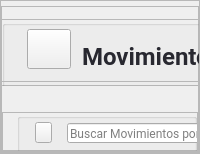
            <widget class="QWidget" name="page_movimientos">
             <layout class="QVBoxLayout" name="verticalLayout_12">
              <property name="spacing">
               <number>0</number>
              </property>
              <property name="leftMargin">
               <number>0</number>
              </property>
              <property name="topMargin">
               <number>0</number>
              </property>
              <property name="rightMargin">
               <number>0</number>
              </property>
              <property name="bottomMargin">
               <number>0</number>
              </property>
              <item>
               <widget class="QFrame" name="container_mov_2">
                <property name="frameShape">
                 <enum>QFrame::StyledPanel</enum>
                </property>
                <property name="frameShadow">
                 <enum>QFrame::Raised</enum>
                </property>
                <layout class="QVBoxLayout" name="verticalLayout_27" stretch="0,0,0">
                 <property name="spacing">
                  <number>0</number>
                 </property>
                 <property name="leftMargin">
                  <number>0</number>
                 </property>
                 <property name="topMargin">
                  <number>0</number>
                 </property>
                 <property name="rightMargin">
                  <number>0</number>
                 </property>
                 <property name="bottomMargin">
                  <number>0</number>
                 </property>
                 <item>
                  <widget class="QFrame" name="top_frame_mov_2">
                   <property name="minimumSize">
                    <size>
                     <width>1</width>
                     <height>80</height>
                    </size>
                   </property>
                   <property name="maximumSize">
                    <size>
                     <width>555</width>
                     <height>70</height>
                    </size>
                   </property>
                   <property name="frameShape">
                    <enum>QFrame::StyledPanel</enum>
                   </property>
                   <property name="frameShadow">
                    <enum>QFrame::Raised</enum>
                   </property>
                   <widget class="QFrame" name="frame_12">
                    <property name="geometry">
                     <rect>
                      <x>0</x>
                      <y>13</y>
                      <width>681</width>
                      <height>70</height>
                     </rect>
                    </property>
                    <property name="minimumSize">
                     <size>
                      <width>354</width>
                      <height>70</height>
                     </size>
                    </property>
                    <property name="maximumSize">
                     <size>
                      <width>16777215</width>
                      <height>50</height>
                     </size>
                    </property>
                    <property name="frameShape">
                     <enum>QFrame::StyledPanel</enum>
                    </property>
                    <property name="frameShadow">
                     <enum>QFrame::Raised</enum>
                    </property>
                    <layout class="QVBoxLayout" name="verticalLayout_29">
                     <property name="spacing">
                      <number>0</number>
                     </property>
                     <property name="leftMargin">
                      <number>0</number>
                     </property>
                     <property name="topMargin">
                      <number>0</number>
                     </property>
                     <property name="rightMargin">
                      <number>0</number>
                     </property>
                     <property name="bottomMargin">
                      <number>0</number>
                     </property>
                     <item>
                      <widget class="QGroupBox" name="groupBox_8">
                       <property name="minimumSize">
                        <size>
                         <width>384</width>
                         <height>0</height>
                        </size>
                       </property>
                       <property name="title">
                        <string/>
                       </property>
                       <widget class="QLabel" name="label_27">
                        <property name="geometry">
                         <rect>
                          <x>80</x>
                          <y>10</y>
                          <width>152</width>
                          <height>52</height>
                         </rect>
                        </property>
                        <property name="minimumSize">
                         <size>
                          <width>152</width>
                          <height>0</height>
                         </size>
                        </property>
                        <property name="maximumSize">
                         <size>
                          <width>120</width>
                          <height>16777215</height>
                         </size>
                        </property>
                        <property name="font">
                         <font>
                          <family>Roboto</family>
                          <pointsize>18</pointsize>
                          <weight>75</weight>
                          <bold>true</bold>
                         </font>
                        </property>
                        <property name="styleSheet">
                         <string notr="true">color: #282830 ;
</string>
                        </property>
                        <property name="text">
                         <string>Movimientos</string>
                        </property>
                        <property name="alignment">
                         <set>Qt::AlignLeading|Qt::AlignLeft|Qt::AlignVCenter</set>
                        </property>
                       </widget>
                       <widget class="QPushButton" name="pushButton_18">
                        <property name="geometry">
                         <rect>
                          <x>20</x>
                          <y>9</y>
                          <width>49</width>
                          <height>40</height>
                         </rect>
                        </property>
                        <property name="maximumSize">
                         <size>
                          <width>60</width>
                          <height>60</height>
                         </size>
                        </property>
                        <property name="styleSheet">
                         <string notr="true">margin-left:5px</string>
                        </property>
                        <property name="text">
                         <string/>
                        </property>
                        <property name="icon">
                         <iconset resource="../img/img_oficiales.qrc">
                          <normaloff>:/img/trading.png</normaloff>:/img/trading.png</iconset>
                        </property>
                        <property name="iconSize">
                         <size>
                          <width>40</width>
                          <height>40</height>
                         </size>
                        </property>
                       </widget>
                       <widget class="QPushButton" name="new_ingreso_btn">
                        <property name="geometry">
                         <rect>
                          <x>250</x>
                          <y>22</y>
                          <width>81</width>
                          <height>26</height>
                         </rect>
                        </property>
                        <property name="minimumSize">
                         <size>
                          <width>0</width>
                          <height>26</height>
                         </size>
                        </property>
                        <property name="font">
                         <font>
                          <family>Roboto</family>
                          <pointsize>9</pointsize>
                          <weight>75</weight>
                          <bold>true</bold>
                         </font>
                        </property>
                        <property name="cursor">
                         <cursorShape>PointingHandCursor</cursorShape>
                        </property>
                        <property name="styleSheet">
                         <string notr="true">QPushButton{
background-color: rgb(71, 71, 103);
color:#fff;
padding-right:15px;
border-radius: 5px;
text-align:right;
}

QPushButton:hover{
background-color: rgba(71, 71, 103,180);

}</string>
                        </property>
                        <property name="text">
                         <string>Ingreso</string>
                        </property>
                        <property name="icon">
                         <iconset resource="../img/img_oficiales.qrc">
                          <normaloff>:/img/plus.png</normaloff>:/img/plus.png</iconset>
                        </property>
                        <property name="iconSize">
                         <size>
                          <width>13</width>
                          <height>13</height>
                         </size>
                        </property>
                       </widget>
                       <widget class="QPushButton" name="new_egreso_btn">
                        <property name="geometry">
                         <rect>
                          <x>351</x>
                          <y>23</y>
                          <width>81</width>
                          <height>26</height>
                         </rect>
                        </property>
                        <property name="minimumSize">
                         <size>
                          <width>0</width>
                          <height>26</height>
                         </size>
                        </property>
                        <property name="font">
                         <font>
                          <family>Roboto</family>
                          <pointsize>9</pointsize>
                          <weight>75</weight>
                          <bold>true</bold>
                         </font>
                        </property>
                        <property name="cursor">
                         <cursorShape>PointingHandCursor</cursorShape>
                        </property>
                        <property name="styleSheet">
                         <string notr="true">QPushButton{
background-color: rgb(71, 71, 103);
color:#fff;
padding-right:15px;
border-radius: 5px;
text-align:right;
}

QPushButton:hover{
background-color: rgba(71, 71, 103,180);

}</string>
                        </property>
                        <property name="text">
                         <string>Egreso</string>
                        </property>
                        <property name="icon">
                         <iconset resource="../img/img_oficiales.qrc">
                          <normaloff>:/img/plus.png</normaloff>:/img/plus.png</iconset>
                        </property>
                        <property name="iconSize">
                         <size>
                          <width>13</width>
                          <height>13</height>
                         </size>
                        </property>
                       </widget>
                      </widget>
                     </item>
                    </layout>
                   </widget>
                  </widget>
                 </item>
                 <item>
                  <widget class="QFrame" name="mid_mov_2">
                   <property name="maximumSize">
                    <size>
                     <width>16777215</width>
                     <height>70</height>
                    </size>
                   </property>
                   <property name="frameShape">
                    <enum>QFrame::StyledPanel</enum>
                   </property>
                   <property name="frameShadow">
                    <enum>QFrame::Raised</enum>
                   </property>
                   <layout class="QVBoxLayout" name="verticalLayout_30">
                    <property name="spacing">
                     <number>0</number>
                    </property>
                    <property name="leftMargin">
                     <number>0</number>
                    </property>
                    <property name="topMargin">
                     <number>30</number>
                    </property>
                    <property name="rightMargin">
                     <number>0</number>
                    </property>
                    <property name="bottomMargin">
                     <number>0</number>
                    </property>
                    <item alignment="Qt::AlignBottom">
                     <widget class="QFrame" name="frame_21">
                      <property name="minimumSize">
                       <size>
                        <width>0</width>
                        <height>50</height>
                       </size>
                      </property>
                      <property name="maximumSize">
                       <size>
                        <width>16777215</width>
                        <height>50</height>
                       </size>
                      </property>
                      <property name="frameShape">
                       <enum>QFrame::StyledPanel</enum>
                      </property>
                      <property name="frameShadow">
                       <enum>QFrame::Raised</enum>
                      </property>
                      <layout class="QVBoxLayout" name="verticalLayout_31">
                       <property name="spacing">
                        <number>0</number>
                       </property>
                       <property name="leftMargin">
                        <number>0</number>
                       </property>
                       <property name="topMargin">
                        <number>0</number>
                       </property>
                       <property name="rightMargin">
                        <number>0</number>
                       </property>
                       <property name="bottomMargin">
                        <number>0</number>
                       </property>
                       <item>
                        <widget class="QGroupBox" name="groupBox_9">
                         <property name="minimumSize">
                          <size>
                           <width>0</width>
                           <height>50</height>
                          </size>
                         </property>
                         <property name="styleSheet">
                          <string notr="true">margin-left: 14px</string>
                         </property>
                         <property name="title">
                          <string/>
                         </property>
                         <widget class="QPushButton" name="pushButton_21">
                          <property name="geometry">
                           <rect>
                            <x>18</x>
                            <y>9</y>
                            <width>31</width>
                            <height>21</height>
                           </rect>
                          </property>
                          <property name="minimumSize">
                           <size>
                            <width>0</width>
                            <height>21</height>
                           </size>
                          </property>
                          <property name="cursor">
                           <cursorShape>PointingHandCursor</cursorShape>
                          </property>
                          <property name="text">
                           <string/>
                          </property>
                          <property name="icon">
                           <iconset resource="../img/img_oficiales.qrc">
                            <normaloff>:/img/LupaB.png</normaloff>:/img/LupaB.png</iconset>
                          </property>
                          <property name="iconSize">
                           <size>
                            <width>52</width>
                            <height>82</height>
                           </size>
                          </property>
                         </widget>
                         <widget class="QLineEdit" name="lineEdit_5">
                          <property name="geometry">
                           <rect>
                            <x>50</x>
                            <y>10</y>
                            <width>311</width>
                            <height>20</height>
                           </rect>
                          </property>
                          <property name="minimumSize">
                           <size>
                            <width>0</width>
                            <height>20</height>
                           </size>
                          </property>
                          <property name="styleSheet">
                           <string notr="true">font-family: Roboto;
</string>
                          </property>
                          <property name="text">
                           <string/>
                          </property>
                          <property name="placeholderText">
                           <string>Buscar Movimientos por código, descripción,tipo o fecha</string>
                          </property>
                         </widget>
                        </widget>
                       </item>
                      </layout>
                     </widget>
                    </item>
                   </layout>
                  </widget>
                 </item>
                 <item>
                  <widget class="QFrame" name="bottom_mov_2">
                   <property name="frameShape">
                    <enum>QFrame::StyledPanel</enum>
                   </property>
                   <property name="frameShadow">
                    <enum>QFrame::Raised</enum>
                   </property>
                   <layout class="QVBoxLayout" name="verticalLayout_32">
                    <property name="spacing">
                     <number>0</number>
                    </property>
                    <property name="leftMargin">
                     <number>0</number>
                    </property>
                    <property name="topMargin">
                     <number>0</number>
                    </property>
                    <property name="rightMargin">
                     <number>0</number>
                    </property>
                    <property name="bottomMargin">
                     <number>0</number>
                    </property>
                    <item>
                     <widget class="QFrame" name="frame_22">
                      <property name="frameShape">
                       <enum>QFrame::StyledPanel</enum>
                      </property>
                      <property name="frameShadow">
                       <enum>QFrame::Raised</enum>
                      </property>
                      <widget class="QTableWidget" name="tableWidget_movimientos_2">
                       <property name="geometry">
                        <rect>
                         <x>40</x>
                         <y>50</y>
                         <width>921</width>
                         <height>371</height>
                        </rect>
                       </property>
                       <property name="cursor" stdset="0">
                        <cursorShape>PointingHandCursor</cursorShape>
                       </property>
                       <property name="styleSheet">
                        <string notr="true">QTableWidget{
font-size: 11pt;
margin-top:15px;
color: #000;
font-family: Roboto;
text-align:center;
}
QHeaderView::section {
    background-color: #394353;
	border-radius: 11px;
	color:#fff;
    font-size: 9pt;
	font-family:Roboto;
    border-left: 1px solid #394353;

}

QHeaderView::section:horizontal
{
    border-top: 1px solid #394353;

}

QHeaderView::section:vertical
{

    border-left: 1px solid #394353;
}</string>
                       </property>
                       <property name="editTriggers">
                        <set>QAbstractItemView::NoEditTriggers</set>
                       </property>
                       <property name="showGrid">
                        <bool>false</bool>
                       </property>
                       <attribute name="horizontalHeaderVisible">
                        <bool>false</bool>
                       </attribute>
                       <attribute name="horizontalHeaderCascadingSectionResizes">
                        <bool>true</bool>
                       </attribute>
                       <attribute name="horizontalHeaderDefaultSectionSize">
                        <number>135</number>
                       </attribute>
                       <attribute name="horizontalHeaderShowSortIndicator" stdset="0">
                        <bool>true</bool>
                       </attribute>
                       <attribute name="horizontalHeaderStretchLastSection">
                        <bool>true</bool>
                       </attribute>
                       <attribute name="verticalHeaderVisible">
                        <bool>false</bool>
                       </attribute>
                       <attribute name="verticalHeaderDefaultSectionSize">
                        <number>41</number>
                       </attribute>
                       <column>
                        <property name="text">
                         <string>New Column</string>
                        </property>
                       </column>
                       <column>
                        <property name="text">
                         <string>New Column</string>
                        </property>
                       </column>
                       <column>
                        <property name="text">
                         <string>New Column</string>
                        </property>
                       </column>
                       <column>
                        <property name="text">
                         <string>New Column</string>
                        </property>
                       </column>
                       <column>
                        <property name="text">
                         <string>New Column</string>
                        </property>
                       </column>
                       <column>
                        <property name="text">
                         <string>New Column</string>
                        </property>
                       </column>
                      </widget>
                      <widget class="QFrame" name="frame_23">
                       <property name="geometry">
                        <rect>
                         <x>29</x>
                         <y>9</y>
                         <width>831</width>
                         <height>41</height>
                        </rect>
                       </property>
                       <property name="minimumSize">
                        <size>
                         <width>56</width>
                         <height>41</height>
                        </size>
                       </property>
                       <property name="styleSheet">
                        <string notr="true">background-color: #f2f2f5;
border-radius:15px;</string>
                       </property>
                       <property name="frameShape">
                        <enum>QFrame::StyledPanel</enum>
                       </property>
                       <property name="frameShadow">
                        <enum>QFrame::Raised</enum>
                       </property>
                       <widget class="QLabel" name="label_28">
                        <property name="geometry">
                         <rect>
                          <x>20</x>
                          <y>10</y>
                          <width>47</width>
                          <height>18</height>
                         </rect>
                        </property>
                        <property name="font">
                         <font>
                          <family>Roboto</family>
                          <pointsize>11</pointsize>
                          <weight>75</weight>
                          <bold>true</bold>
                         </font>
                        </property>
                        <property name="styleSheet">
                         <string notr="true">background: none;
color: #282830 ;
</string>
                        </property>
                        <property name="text">
                         <string>Código</string>
                        </property>
                       </widget>
                       <widget class="QLabel" name="label_29">
                        <property name="geometry">
                         <rect>
                          <x>130</x>
                          <y>10</y>
                          <width>79</width>
                          <height>18</height>
                         </rect>
                        </property>
                        <property name="font">
                         <font>
                          <family>Roboto</family>
                          <pointsize>11</pointsize>
                          <weight>75</weight>
                          <bold>true</bold>
                         </font>
                        </property>
                        <property name="styleSheet">
                         <string notr="true">background: none;
color: #282830 ;

</string>
                        </property>
                        <property name="text">
                         <string>Descripción</string>
                        </property>
                       </widget>
                       <widget class="QLabel" name="label_30">
                        <property name="geometry">
                         <rect>
                          <x>410</x>
                          <y>10</y>
                          <width>132</width>
                          <height>18</height>
                         </rect>
                        </property>
                        <property name="font">
                         <font>
                          <family>Roboto</family>
                          <pointsize>11</pointsize>
                          <weight>75</weight>
                          <bold>true</bold>
                         </font>
                        </property>
                        <property name="styleSheet">
                         <string notr="true">background: none;
color: #282830 ;
</string>
                        </property>
                        <property name="text">
                         <string>Tipo de Movimiento</string>
                        </property>
                       </widget>
                       <widget class="QLabel" name="label_32">
                        <property name="geometry">
                         <rect>
                          <x>690</x>
                          <y>10</y>
                          <width>71</width>
                          <height>18</height>
                         </rect>
                        </property>
                        <property name="font">
                         <font>
                          <family>Roboto</family>
                          <pointsize>11</pointsize>
                          <weight>75</weight>
                          <bold>true</bold>
                         </font>
                        </property>
                        <property name="styleSheet">
                         <string notr="true">background: none;
color: #282830 ;
text-align:left;
</string>
                        </property>
                        <property name="text">
                         <string> Motivo</string>
                        </property>
                       </widget>
                       <widget class="QLabel" name="label_31">
                        <property name="geometry">
                         <rect>
                          <x>570</x>
                          <y>10</y>
                          <width>80</width>
                          <height>18</height>
                         </rect>
                        </property>
                        <property name="font">
                         <font>
                          <family>Roboto</family>
                          <pointsize>11</pointsize>
                          <weight>75</weight>
                          <bold>true</bold>
                         </font>
                        </property>
                        <property name="styleSheet">
                         <string notr="true">background: none;
color: #282830 ;
</string>
                        </property>
                        <property name="text">
                         <string> Fecha </string>
                        </property>
                       </widget>
                       <widget class="QLabel" name="label_33">
                        <property name="geometry">
                         <rect>
                          <x>280</x>
                          <y>10</y>
                          <width>61</width>
                          <height>18</height>
                         </rect>
                        </property>
                        <property name="font">
                         <font>
                          <family>Roboto</family>
                          <pointsize>11</pointsize>
                          <weight>75</weight>
                          <bold>true</bold>
                         </font>
                        </property>
                        <property name="styleSheet">
                         <string notr="true">background: none;
color: #282830 ;

</string>
                        </property>
                        <property name="text">
                         <string>Cantidad</string>
                        </property>
                       </widget>
                      </widget>
                      <widget class="QPushButton" name="btn_actualizarMov">
                       <property name="geometry">
                        <rect>
                         <x>870</x>
                         <y>20</y>
                         <width>31</width>
                         <height>21</height>
                        </rect>
                       </property>
                       <property name="minimumSize">
                        <size>
                         <width>0</width>
                         <height>21</height>
                        </size>
                       </property>
                       <property name="cursor">
                        <cursorShape>PointingHandCursor</cursorShape>
                       </property>
                       <property name="text">
                        <string/>
                       </property>
                       <property name="icon">
                        <iconset resource="../img/img_oficiales.qrc">
                         <normaloff>:/img/refresh.png</normaloff>:/img/refresh.png</iconset>
                       </property>
                       <property name="iconSize">
                        <size>
                         <width>33</width>
                         <height>16</height>
                        </size>
                       </property>
                      </widget>
                     </widget>
                    </item>
                   </layout>
                  </widget>
                 </item>
                </layout>
               </widget>
              </item>
             </layout>
            </widget>
